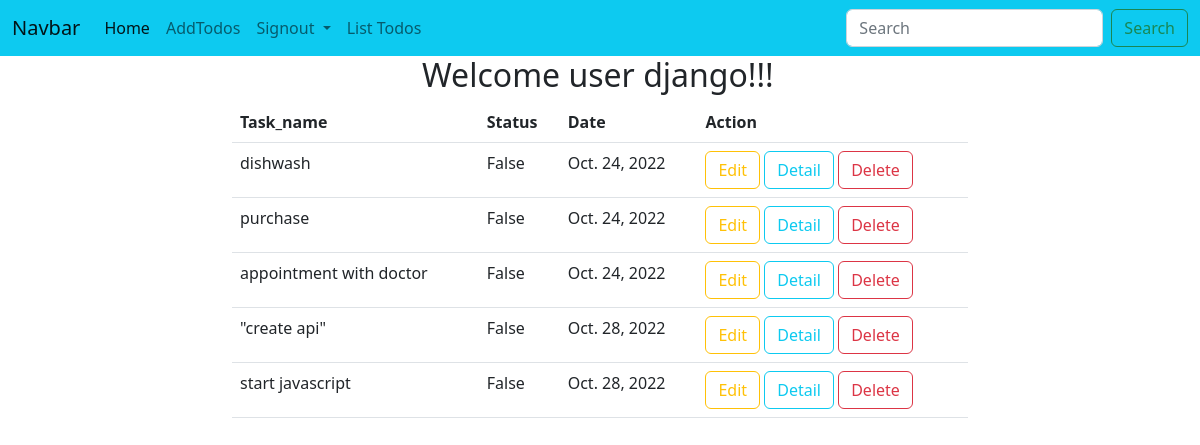
The app's page /home (signed in) with its own data.
### todoapp/models.py (models this page shows)
class Todos(models.Model):
    task_name=models.CharField(max_length=120)
    user=models.ForeignKey(User,on_delete=models.CASCADE)
    status=models.BooleanField(default=False)
    created_date=models.DateField(auto_now_add=True)
    def __str__(self):
        return self.task_name

### todoapp/views.py (the view)
# urls.py: path("home",views.IndexView.as_view(),name="index"),
@method_decorator(signin_required,name="dispatch")
class IndexView(TemplateView):
    template_name = "home.html"
    def get_context_data(self, **kwargs):
        context=super().get_context_data(**kwargs)
        context["Todos"]=Todos.objects.filter(user=self.request.user,status=False)
        return context

### todoapp/templates/home.html (shortened to what this page needs)
{%extends 'base.html'%}
{%block body_block%}
<div class="container">
    <div class="row">
        <div class="col-4"></div>
        <div class="col-4">
            <h2>Welcome user {{request.user}}!!!</h2>
        </div>
        <div class="col-4"></div>
    </div>
     <div class="row">
        <div class="col-2"></div>
        <div class="col-8">
            {%if Todos%}
            <table class="table">
                <tr>
                    <th>Task_name</th>
                    <th>Status</th>
                    <th>Date</th>
                    <th>Action</th>
                </tr>
                 {%for todo in Todos%}
                <tr>
                    <td>{{todo.task_name}}</td>
                    <td>{{todo.status}}</td>
                    <td>{{todo.created_date}}</td>
                    <td>
                        <a href="{%url 'edit-todo' todo.id%}" class="btn btn-outline-warning">Edit</a>
                        <a href="{%url 'todo-detail' todo.id%}" class="btn btn-outline-info">Detail</a>
                        <a href="{%url 'remove-todo' todo.id%}" class="btn btn-outline-danger">Delete</a>
                    </td>
                </tr>
                {%endfor%}
            </table>
           {%else%}
            <h2 class="text-danger">No ToDos</h2>
            {%endif%}
        </div>
        <div class="col-2"></div>
    </div>
</div>
{%endblock%}

### records on screen
Todos: task_name "dishwash", status "False", created_date "Oct. 24, 2022"
Todos: task_name "purchase", status "False", created_date "Oct. 24, 2022"
Todos: task_name "appointment with doctor", status "False", created_date "Oct. 24, 2022"
Todos: task_name "\"create api\"", status "False", created_date "Oct. 28, 2022"
Todos: task_name "start javascript", status "False", created_date "Oct. 28, 2022"

### other values on screen
{{ request.user }} "django"
